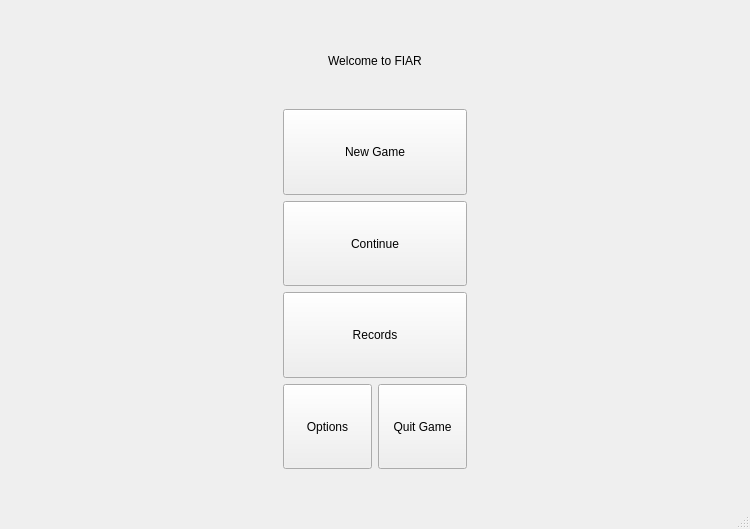
<?xml version="1.0" encoding="UTF-8"?>
<ui version="4.0">
 <class>MainWindow</class>
 <widget class="QMainWindow" name="MainWindow">
  <property name="geometry">
   <rect>
    <x>0</x>
    <y>0</y>
    <width>750</width>
    <height>529</height>
   </rect>
  </property>
  <property name="sizePolicy">
   <sizepolicy hsizetype="Preferred" vsizetype="Preferred">
    <horstretch>0</horstretch>
    <verstretch>0</verstretch>
   </sizepolicy>
  </property>
  <property name="minimumSize">
   <size>
    <width>600</width>
    <height>400</height>
   </size>
  </property>
  <property name="maximumSize">
   <size>
    <width>1000</width>
    <height>1000</height>
   </size>
  </property>
  <property name="windowTitle">
   <string>MainWindow</string>
  </property>
  <widget class="QWidget" name="centralwidget">
   <property name="sizePolicy">
    <sizepolicy hsizetype="Preferred" vsizetype="Preferred">
     <horstretch>0</horstretch>
     <verstretch>0</verstretch>
    </sizepolicy>
   </property>
   <property name="maximumSize">
    <size>
     <width>1000</width>
     <height>1000</height>
    </size>
   </property>
   <layout class="QGridLayout" name="central_widget">
    <item row="0" column="0">
     <widget class="QStackedWidget" name="stackedWidget">
      <property name="sizePolicy">
       <sizepolicy hsizetype="Expanding" vsizetype="Expanding">
        <horstretch>0</horstretch>
        <verstretch>0</verstretch>
       </sizepolicy>
      </property>
      <property name="currentIndex">
       <number>3</number>
      </property>
      <widget class="QWidget" name="Play">
       <layout class="QGridLayout" name="play_layout">
        <item row="6" column="1">
         <layout class="QHBoxLayout" name="horizontalLayout">
          <item>
           <widget class="QPushButton" name="pushButton_6">
            <property name="text">
             <string>Save</string>
            </property>
           </widget>
          </item>
          <item>
           <widget class="QPushButton" name="Play_MainMenu">
            <property name="text">
             <string>Main Menu</string>
            </property>
           </widget>
          </item>
         </layout>
        </item>
        <item row="5" column="1">
         <spacer name="verticalSpacer">
          <property name="orientation">
           <enum>Qt::Vertical</enum>
          </property>
          <property name="sizeHint" stdset="0">
           <size>
            <width>20</width>
            <height>249</height>
           </size>
          </property>
         </spacer>
        </item>
        <item row="2" column="1">
         <layout class="QHBoxLayout" name="horizontalLayout_2">
          <item>
           <widget class="QLabel" name="label_6">
            <property name="text">
             <string>x :</string>
            </property>
            <property name="alignment">
             <set>Qt::AlignRight|Qt::AlignTrailing|Qt::AlignVCenter</set>
            </property>
           </widget>
          </item>
          <item>
           <widget class="QSpinBox" name="spinBox"/>
          </item>
          <item>
           <widget class="QLabel" name="label_7">
            <property name="text">
             <string>y :</string>
            </property>
            <property name="alignment">
             <set>Qt::AlignRight|Qt::AlignTrailing|Qt::AlignVCenter</set>
            </property>
           </widget>
          </item>
          <item>
           <widget class="QSpinBox" name="spinBox_2"/>
          </item>
         </layout>
        </item>
        <item row="4" column="1">
         <widget class="QPushButton" name="pushButton_8">
          <property name="text">
           <string>Undo</string>
          </property>
         </widget>
        </item>
        <item row="1" column="1">
         <layout class="QHBoxLayout" name="horizontalLayout_3">
          <item>
           <widget class="QLabel" name="label_5">
            <property name="text">
             <string>Next move by:</string>
            </property>
            <property name="alignment">
             <set>Qt::AlignRight|Qt::AlignTrailing|Qt::AlignVCenter</set>
            </property>
           </widget>
          </item>
          <item>
           <widget class="QTextEdit" name="textEdit">
            <property name="sizePolicy">
             <sizepolicy hsizetype="Preferred" vsizetype="Preferred">
              <horstretch>0</horstretch>
              <verstretch>0</verstretch>
             </sizepolicy>
            </property>
            <property name="maximumSize">
             <size>
              <width>50</width>
              <height>30</height>
             </size>
            </property>
            <property name="html">
             <string>&lt;!DOCTYPE HTML PUBLIC &quot;-//W3C//DTD HTML 4.0//EN&quot; &quot;http://www.w3.org/TR/REC-html40/strict.dtd&quot;&gt;
&lt;html&gt;&lt;head&gt;&lt;meta name=&quot;qrichtext&quot; content=&quot;1&quot; /&gt;&lt;style type=&quot;text/css&quot;&gt;
p, li { white-space: pre-wrap; }
&lt;/style&gt;&lt;/head&gt;&lt;body style=&quot; font-family:'Sans Serif'; font-size:9pt; font-weight:400; font-style:normal;&quot;&gt;
&lt;p style=&quot; margin-top:0px; margin-bottom:0px; margin-left:0px; margin-right:0px; -qt-block-indent:0; text-indent:0px;&quot;&gt;Red&lt;/p&gt;&lt;/body&gt;&lt;/html&gt;</string>
            </property>
           </widget>
          </item>
         </layout>
        </item>
        <item row="3" column="1">
         <widget class="QPushButton" name="pushButton_7">
          <property name="text">
           <string>Move</string>
          </property>
         </widget>
        </item>
        <item row="0" column="1">
         <widget class="QLabel" name="label_8">
          <property name="text">
           <string>PvP Mode</string>
          </property>
          <property name="alignment">
           <set>Qt::AlignCenter</set>
          </property>
         </widget>
        </item>
        <item row="0" column="0" rowspan="7">
         <widget class="QWidget" name="mplwindow_3" native="true">
          <property name="sizePolicy">
           <sizepolicy hsizetype="Expanding" vsizetype="Preferred">
            <horstretch>0</horstretch>
            <verstretch>0</verstretch>
           </sizepolicy>
          </property>
          <property name="toolTipDuration">
           <number>-22</number>
          </property>
          <layout class="QVBoxLayout" name="mplvl_3"/>
         </widget>
        </item>
       </layout>
      </widget>
      <widget class="QWidget" name="Viewer">
       <layout class="QGridLayout" name="viewer_layout">
        <item row="0" column="0" rowspan="3">
         <widget class="QWidget" name="mplwindow_2" native="true">
          <property name="sizePolicy">
           <sizepolicy hsizetype="Expanding" vsizetype="Preferred">
            <horstretch>0</horstretch>
            <verstretch>0</verstretch>
           </sizepolicy>
          </property>
          <property name="toolTipDuration">
           <number>-22</number>
          </property>
          <layout class="QVBoxLayout" name="mplvl_2"/>
         </widget>
        </item>
        <item row="0" column="1" colspan="2" alignment="Qt::AlignHCenter">
         <widget class="QCheckBox" name="checkBox">
          <property name="text">
           <string>Toggle Overlay</string>
          </property>
         </widget>
        </item>
        <item row="1" column="1" colspan="2" alignment="Qt::AlignHCenter">
         <widget class="QLabel" name="label_4">
          <property name="text">
           <string>Step Through Game</string>
          </property>
         </widget>
        </item>
        <item row="2" column="1">
         <widget class="QPushButton" name="BackButton">
          <property name="text">
           <string>Backwards</string>
          </property>
         </widget>
        </item>
        <item row="2" column="2">
         <widget class="QPushButton" name="pushButton_2">
          <property name="text">
           <string>Forwards</string>
          </property>
         </widget>
        </item>
        <item row="3" column="0" rowspan="3">
         <widget class="QWidget" name="mplwindow" native="true">
          <property name="sizePolicy">
           <sizepolicy hsizetype="Expanding" vsizetype="Preferred">
            <horstretch>0</horstretch>
            <verstretch>0</verstretch>
           </sizepolicy>
          </property>
          <property name="toolTipDuration">
           <number>-22</number>
          </property>
          <layout class="QVBoxLayout" name="mplvl"/>
         </widget>
        </item>
        <item row="3" column="1" colspan="2">
         <widget class="QLabel" name="label_3">
          <property name="text">
           <string>Recorded Games</string>
          </property>
         </widget>
        </item>
        <item row="4" column="1" colspan="2">
         <widget class="QListWidget" name="mplfigs">
          <property name="sizePolicy">
           <sizepolicy hsizetype="Maximum" vsizetype="Expanding">
            <horstretch>0</horstretch>
            <verstretch>0</verstretch>
           </sizepolicy>
          </property>
          <property name="maximumSize">
           <size>
            <width>200</width>
            <height>16777215</height>
           </size>
          </property>
         </widget>
        </item>
        <item row="5" column="1">
         <widget class="QPushButton" name="pushButton_5">
          <property name="text">
           <string>Play Current</string>
          </property>
         </widget>
        </item>
        <item row="5" column="2">
         <widget class="QPushButton" name="Viewer_MainMenu">
          <property name="text">
           <string>Main Menu</string>
          </property>
         </widget>
        </item>
       </layout>
      </widget>
      <widget class="QWidget" name="SavedGames">
       <layout class="QGridLayout" name="saved_games_layout">
        <item row="4" column="0">
         <widget class="QPushButton" name="Save2">
          <property name="sizePolicy">
           <sizepolicy hsizetype="Minimum" vsizetype="Expanding">
            <horstretch>0</horstretch>
            <verstretch>0</verstretch>
           </sizepolicy>
          </property>
          <property name="text">
           <string>Save Slot 2</string>
          </property>
         </widget>
        </item>
        <item row="2" column="0">
         <widget class="QPushButton" name="Autosave">
          <property name="sizePolicy">
           <sizepolicy hsizetype="Minimum" vsizetype="Expanding">
            <horstretch>0</horstretch>
            <verstretch>0</verstretch>
           </sizepolicy>
          </property>
          <property name="text">
           <string>Autosave</string>
          </property>
         </widget>
        </item>
        <item row="3" column="0">
         <widget class="QPushButton" name="Save1">
          <property name="sizePolicy">
           <sizepolicy hsizetype="Minimum" vsizetype="Expanding">
            <horstretch>0</horstretch>
            <verstretch>0</verstretch>
           </sizepolicy>
          </property>
          <property name="text">
           <string>Save Slot 1</string>
          </property>
         </widget>
        </item>
        <item row="5" column="0">
         <widget class="QPushButton" name="Save3">
          <property name="sizePolicy">
           <sizepolicy hsizetype="Minimum" vsizetype="Expanding">
            <horstretch>0</horstretch>
            <verstretch>0</verstretch>
           </sizepolicy>
          </property>
          <property name="text">
           <string>Save Slot 3</string>
          </property>
         </widget>
        </item>
        <item row="0" column="0">
         <widget class="QLabel" name="label_2">
          <property name="sizePolicy">
           <sizepolicy hsizetype="Preferred" vsizetype="Expanding">
            <horstretch>0</horstretch>
            <verstretch>0</verstretch>
           </sizepolicy>
          </property>
          <property name="text">
           <string>Saved Games</string>
          </property>
          <property name="alignment">
           <set>Qt::AlignCenter</set>
          </property>
         </widget>
        </item>
        <item row="6" column="0" alignment="Qt::AlignRight">
         <widget class="QPushButton" name="Saves_MainMenu">
          <property name="text">
           <string>Main Menu</string>
          </property>
         </widget>
        </item>
       </layout>
      </widget>
      <widget class="QWidget" name="MainMenu">
       <property name="sizePolicy">
        <sizepolicy hsizetype="Expanding" vsizetype="Expanding">
         <horstretch>0</horstretch>
         <verstretch>0</verstretch>
        </sizepolicy>
       </property>
       <layout class="QGridLayout" name="main_menu_layout">
        <item row="0" column="1" colspan="2">
         <widget class="QLabel" name="label">
          <property name="sizePolicy">
           <sizepolicy hsizetype="Expanding" vsizetype="Expanding">
            <horstretch>0</horstretch>
            <verstretch>0</verstretch>
           </sizepolicy>
          </property>
          <property name="maximumSize">
           <size>
            <width>16777215</width>
            <height>100</height>
           </size>
          </property>
          <property name="layoutDirection">
           <enum>Qt::LeftToRight</enum>
          </property>
          <property name="text">
           <string>Welcome to FIAR</string>
          </property>
          <property name="alignment">
           <set>Qt::AlignCenter</set>
          </property>
         </widget>
        </item>
        <item row="1" column="1" colspan="2">
         <widget class="QPushButton" name="NewGame">
          <property name="sizePolicy">
           <sizepolicy hsizetype="Expanding" vsizetype="Expanding">
            <horstretch>0</horstretch>
            <verstretch>0</verstretch>
           </sizepolicy>
          </property>
          <property name="minimumSize">
           <size>
            <width>0</width>
            <height>0</height>
           </size>
          </property>
          <property name="maximumSize">
           <size>
            <width>1000</width>
            <height>100</height>
           </size>
          </property>
          <property name="layoutDirection">
           <enum>Qt::LeftToRight</enum>
          </property>
          <property name="text">
           <string>New Game</string>
          </property>
         </widget>
        </item>
        <item row="2" column="1" colspan="2">
         <widget class="QPushButton" name="Continue">
          <property name="sizePolicy">
           <sizepolicy hsizetype="Expanding" vsizetype="Expanding">
            <horstretch>0</horstretch>
            <verstretch>0</verstretch>
           </sizepolicy>
          </property>
          <property name="maximumSize">
           <size>
            <width>1000</width>
            <height>100</height>
           </size>
          </property>
          <property name="text">
           <string>Continue</string>
          </property>
         </widget>
        </item>
        <item row="3" column="1" colspan="2">
         <widget class="QPushButton" name="Records">
          <property name="sizePolicy">
           <sizepolicy hsizetype="Expanding" vsizetype="Expanding">
            <horstretch>0</horstretch>
            <verstretch>0</verstretch>
           </sizepolicy>
          </property>
          <property name="maximumSize">
           <size>
            <width>1000</width>
            <height>100</height>
           </size>
          </property>
          <property name="layoutDirection">
           <enum>Qt::LeftToRight</enum>
          </property>
          <property name="text">
           <string>Records</string>
          </property>
         </widget>
        </item>
        <item row="4" column="1">
         <widget class="QPushButton" name="Options">
          <property name="sizePolicy">
           <sizepolicy hsizetype="Expanding" vsizetype="Expanding">
            <horstretch>0</horstretch>
            <verstretch>0</verstretch>
           </sizepolicy>
          </property>
          <property name="maximumSize">
           <size>
            <width>500</width>
            <height>100</height>
           </size>
          </property>
          <property name="text">
           <string>Options</string>
          </property>
         </widget>
        </item>
        <item row="4" column="2">
         <widget class="QPushButton" name="QuitGame">
          <property name="sizePolicy">
           <sizepolicy hsizetype="Expanding" vsizetype="Expanding">
            <horstretch>0</horstretch>
            <verstretch>0</verstretch>
           </sizepolicy>
          </property>
          <property name="maximumSize">
           <size>
            <width>500</width>
            <height>100</height>
           </size>
          </property>
          <property name="text">
           <string>Quit Game</string>
          </property>
         </widget>
        </item>
        <item row="5" column="0">
         <spacer name="horizontalSpacer_2">
          <property name="orientation">
           <enum>Qt::Horizontal</enum>
          </property>
          <property name="sizeHint" stdset="0">
           <size>
            <width>265</width>
            <height>20</height>
           </size>
          </property>
         </spacer>
        </item>
        <item row="5" column="3">
         <spacer name="horizontalSpacer">
          <property name="orientation">
           <enum>Qt::Horizontal</enum>
          </property>
          <property name="sizeHint" stdset="0">
           <size>
            <width>265</width>
            <height>20</height>
           </size>
          </property>
         </spacer>
        </item>
       </layout>
      </widget>
     </widget>
    </item>
   </layout>
  </widget>
  <widget class="QMenuBar" name="menubar">
   <property name="geometry">
    <rect>
     <x>0</x>
     <y>0</y>
     <width>750</width>
     <height>23</height>
    </rect>
   </property>
  </widget>
  <widget class="QStatusBar" name="statusbar"/>
 </widget>
 <resources/>
 <connections>
  <connection>
   <sender>QuitGame</sender>
   <signal>clicked()</signal>
   <receiver>MainWindow</receiver>
   <slot>close()</slot>
   <hints>
    <hint type="sourcelabel">
     <x>424</x>
     <y>399</y>
    </hint>
    <hint type="destinationlabel">
     <x>231</x>
     <y>162</y>
    </hint>
   </hints>
  </connection>
 </connections>
</ui>
